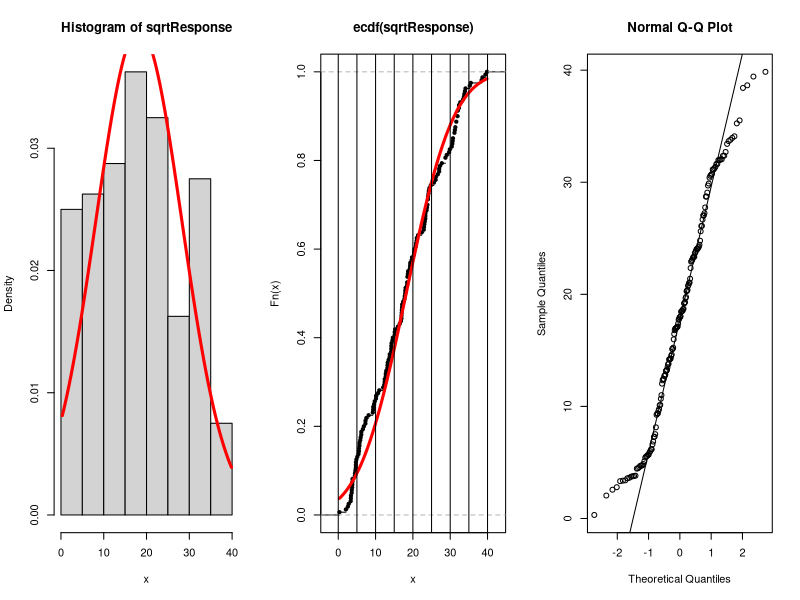
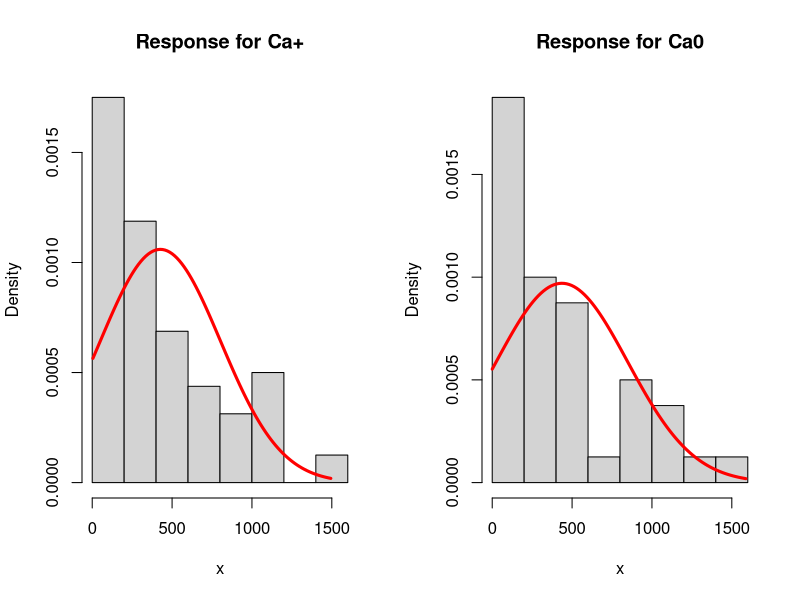
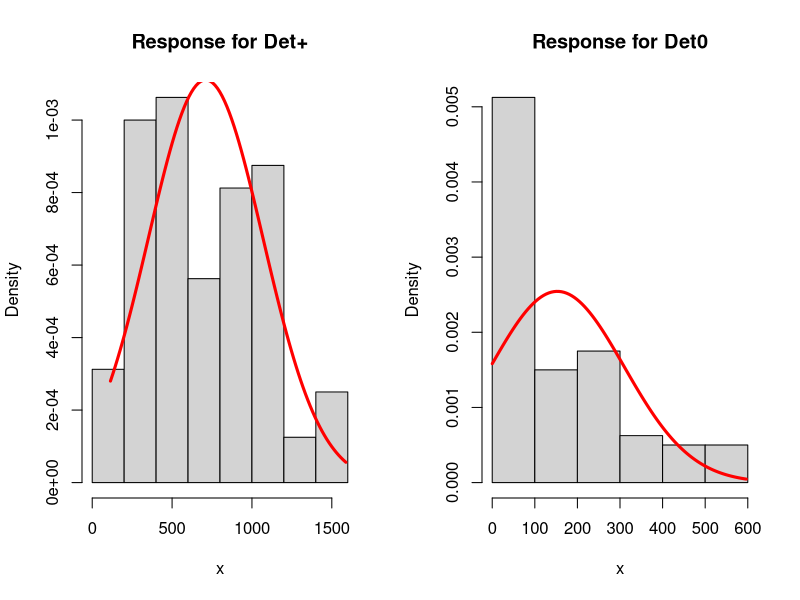
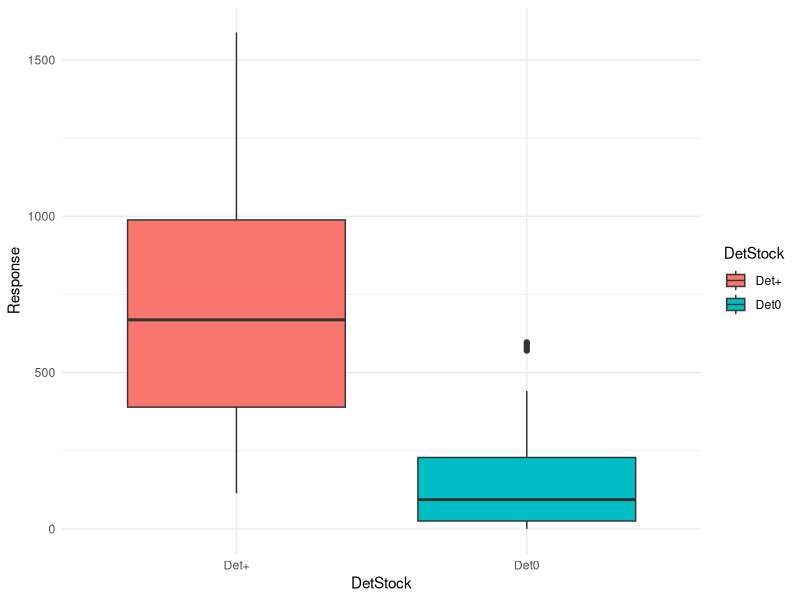
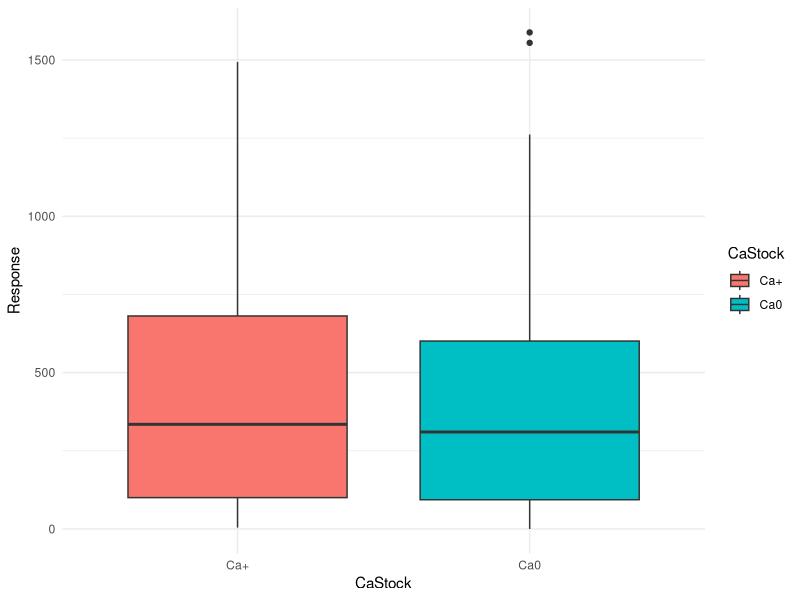
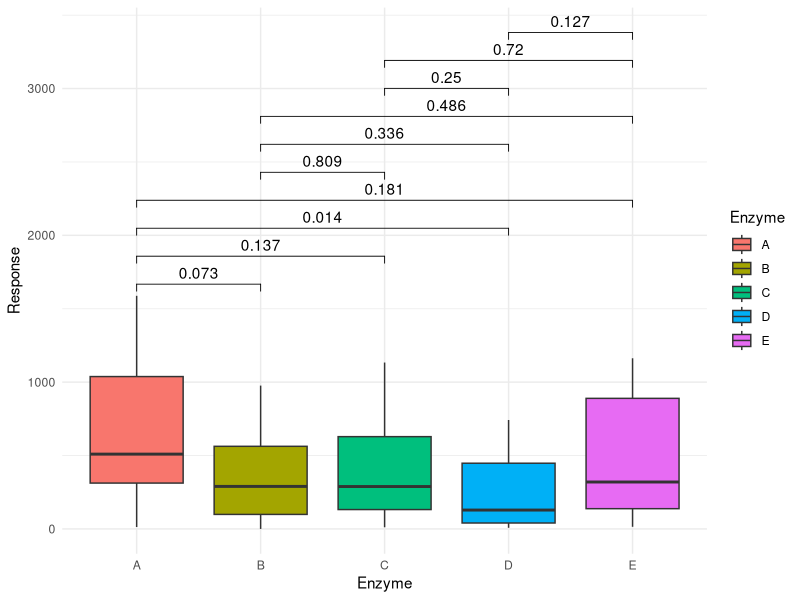
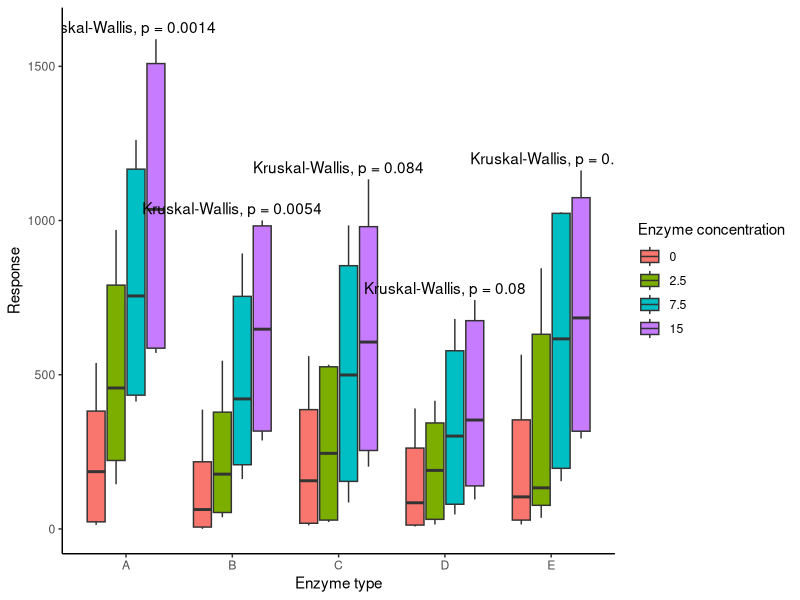
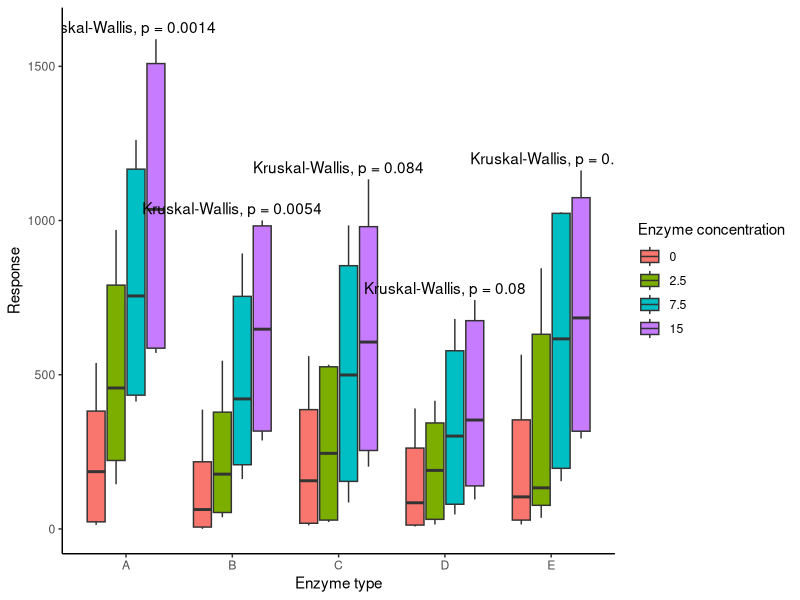

The R script that drew these images, in order:
# test script
library(tidyverse); library(ggpubr); library(car)

# Data loading
data <- read.csv("Case1/scripts/SPR.txt", sep="")
data$Enzyme = as.factor(data$Enzyme)
data$DetStock = as.factor(data$DetStock)
data$CaStock = as.factor(data$CaStock)
data$sqrtResponse = sqrt(data$Response)
str(data)


# Visualisation
normal_plot <- function(col){
  par(mfrow=c(1,3))
  x <- c(unlist(data[col]))
  hist1 <- hist(x, freq = FALSE, breaks = 8, main = paste("Histogram of", col))
  x_range <- seq(min(x), max(x), length.out = 100)
  lines(x_range, dnorm(x_range, mean(x), sd(x)), lw = 3, col = "red")
  plot(ecdf(x), main = paste0("ecdf(", col, ")"))
  lines(x_range, pnorm(x_range, mean(x), sd(x)), lw = 3, col = "red")
  abline(v=hist1$breaks)
  qqnorm(x); qqline(x)
}
normal_plot("sqrtResponse")
shapiro.test(data$sqrtResponse)
# still not normal


# Histogram of Response for dif. CaStock
par(mfrow=c(1,2))
x <- data$Response[data$CaStock == "Ca+"]
hist1 <- hist(x, freq = FALSE, breaks = 8, main = paste("Response for Ca+"))
x_range <- seq(min(x), max(x), length.out = 100)
lines(x_range, dnorm(x_range, mean(x), sd(x)), lw = 3, col = "red")
x <- data$Response[data$CaStock == "Ca0"]
hist1 <- hist(x, freq = FALSE, breaks = 8, main = paste("Response for Ca0"))
x_range <- seq(min(x), max(x), length.out = 100)
lines(x_range, dnorm(x_range, mean(x), sd(x)), lw = 3, col = "red")

# Histogram of Response for dif. DetStock
par(mfrow=c(1,2))
x <- data$Response[data$DetStock == "Det+"]
hist1 <- hist(x, freq = FALSE, breaks = 8, main = paste("Response for Det+"))
x_range <- seq(min(x), max(x), length.out = 100)
lines(x_range, dnorm(x_range, mean(x), sd(x)), lw = 3, col = "red")
x <- data$Response[data$DetStock == "Det0"]
hist1 <- hist(x, freq = FALSE, breaks = 8, main = paste("Response for Det0"))
x_range <- seq(min(x), max(x), length.out = 100)
lines(x_range, dnorm(x_range, mean(x), sd(x)), lw = 3, col = "red")
shapiro.test(data$Response[data$DetStock == "Det+"])


## Box plots
# Detergent
par(mfrow=c(1,1))
data %>%
  ggplot(mapping = aes(x = DetStock,
                       y = Response,
                       fill = DetStock)) +
  geom_boxplot() +
  theme_minimal()
# The presence of a detergent enhances the catalytic activity

# Calcium
data %>%
  ggplot(mapping = aes(x = CaStock,
                       y = Response,
                       fill = CaStock)) +
  geom_boxplot() +
  theme_minimal()

# Enzyme type
data %>%
  filter(CaStock == "Ca0") %>% 
  ggplot(mapping = aes(x = Enzyme,
                       y = Response,
                       fill = Enzyme)) +
  geom_boxplot() +
  theme_minimal() +
  geom_pwc()

# Enzyme type by Enzyme Conc. + KW test
data %>%
  ggplot(mapping = aes(x = Enzyme,
                       y = Response,
                       fill = as.factor(EnzymeConc))) +
  geom_boxplot() +
  theme_classic() +
  stat_compare_means(label.y = c(1588+20,1000.5+20,1133.7+20,742.1+20,1162.7+20)) +
  labs(fill = "Enzyme concentration",
       x = "Enzyme type") +
  ylim(0,1610)
ggsave("Case1/figures/boxplot_enz_conc_kruskal.png", dpi = 300, width = 3200, height = 1600, unit = "px")
max(data$Response[data$Enzyme == "E"])
